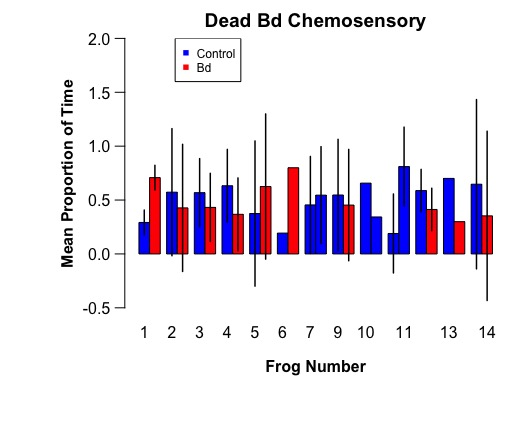

Recreate this plot in R.
## Naive Dead Bd Chemosensory Trials 1 through 3 frogs 1-7, 9-14

naivedeadbdvolatiles <- read.csv(file.choose())
library(lmerTest)
library(car)
naivedeadbdvolatilesglm <-glmer(Weight~ Location*Group +(1|Trial_Number) +(1|Frog_Number) , 
                                data = naivedeadbdvolatiles, family = binomial)
anova(naivedeadbdvolatilesglm, type=3)
car::Anova(naivedeadbdvolatilesglm, type=3)
summary(naivedeadbdvolatilesglm)

naivedeadbdvolatilesglmwtrial <-glmer(Weight~ Location*Group + (1|Trial_Number) + Frog_Number, 
                                data = naivedeadbdvolatiles, family = binomial)
summary(naivedeadbdvolatilesglmwtrial)
anova(naivedeadbdvolatilesglmwtrial)
## Mean and SD for each frog
frog1br <- c(0.33266129, 0.25155556)
mean(frog1br)
sd(frog1br)
frog1bd <- c(0.66733871,0.74844444)
mean(frog1bd)
sd(frog1bd)
frog2br <- c(0.888888889, 0.305, 0.524861878)
mean(frog2br)
sd(frog2br)
frog2bd <- c(0.111111111,0.695,0.475138122)
mean(frog2bd)
sd(frog2bd)
frog3br <- c(0.401734104, 0.586715867,0.716188525)
mean(frog3br)
sd(frog3br)
frog3bd <- c(0.598265896,0.413284133,0.283811475)
mean(frog3bd)
sd(frog3bd)
frog4br <- c(0.751824818, 0.513089005)
mean(frog4br)
sd(frog4br)
frog4bd <- c(0.248175182,0.486910995)
mean(frog4bd)
sd(frog4bd)
frog5br <- c(0, 0.652406417,0.471319312)
mean(frog5br)
sd(frog5br)
frog5bd <- c(1,0.347593583,0.528680688)
mean(frog5bd)
sd(frog5bd)
frog6br <- c(0.193236715)
mean(frog6br)
sd(frog6br)
frog6bd <- c(0.799516908)
mean(frog6bd)
sd(frog6bd)
frog7br1 <- c(0.295511222, 0.613712375)
mean(frog7br1)
sd(frog7br1)
frog7br2 <- c(0.704488778,0.386287625)
mean(frog7br2)
sd(frog7br2)
frog9br <- c(0.729468599,0.364130435)
mean(frog9br)
sd(frog9br)
frog9bd <- c(0.270531401,0.635869565)
mean(frog9bd)
sd(frog9bd)
frog10br1 <- c(0.656957929)
mean(frog10br1)
sd(frog10br1)
frog10br2 <- c(0.343042071)
mean(frog10br2)
sd(frog10br2)
frog11br1 <- c(0.060240964, 0.319230769)
mean(frog11br1)
sd(frog11br1)
frog11br2 <- c(0.939759036, 0.680769231)
mean(frog11br2)
sd(frog11br2)
frog12br <- c(0.657108722,0.517751479)
mean(frog12br)
sd(frog12br)
frog12bd <- c(0.342891278,0.482248521)
mean(frog12bd)
sd(frog12bd)
frog13br <- c(0.700767263)
mean(frog13br)
sd(frog13br)
frog13bd <- c(0.299232737)
mean(frog13bd)
sd(frog13bd)
frog14br <- c(0.798179059,0.200941915,0.941504178)
mean(frog14br)
sd(frog14br)
frog14bd <- c(0.201820941,0.799058085,0.058495822)
mean(frog14bd)
sd(frog14bd)

## Barplot
naivedeadbdvolatilesmeansd <- read.csv(file.choose())
sp <- c(0.6, 0, 0.6, 0, 0.6, 0, 0.6, 0, 0.6, 0, 0.6, 0, 0.6, 0, 
        0.6, 0, 0.6, 0, 0.6, 0, 0.6, 0, 0.6, 0, 0.6, 0)
par(mar = c(6, 6.5, 2, 0.75), mgp = c(2.5, 0.75, 0))
barplot <- barplot(height = naivedeadbdvolatilesmeansd$Mean, 
        names.arg = naivedeadbdvolatilesmeansd$Frog_Number, space = sp, 
        main = "Dead Bd Chemosensory", ylab = "Mean Proportion of Time", 
        xlab = "Frog Number", col = naivedeadbdvolatilesmeansd$Color_Name, 
        ylim = c(-0.5,2), las=1, cex.lab = 1.0, cex.axis = 1, 
        cex.names = 1, font.lab = 2)
legend(4 ,2 , legend = c( "Control","Bd"), col = c("blue","red"), pch = 15, cex = 0.75, text.font = 0.75)
segments(barplot,naivedeadbdvolatilesmeansd$Mean- naivedeadbdvolatilesmeansd$SD*2,
         barplot,naivedeadbdvolatilesmeansd$Mean+naivedeadbdvolatilesmeansd$SD*2, lwd = 1.5)
